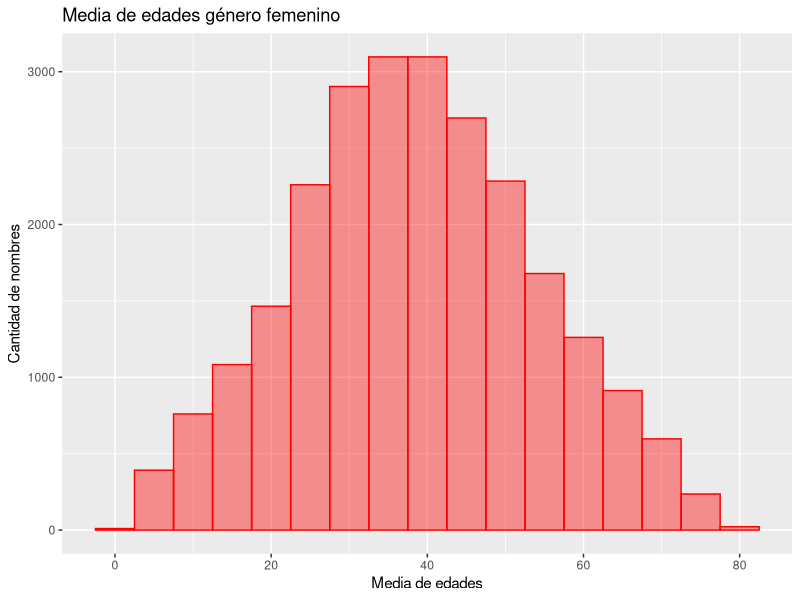
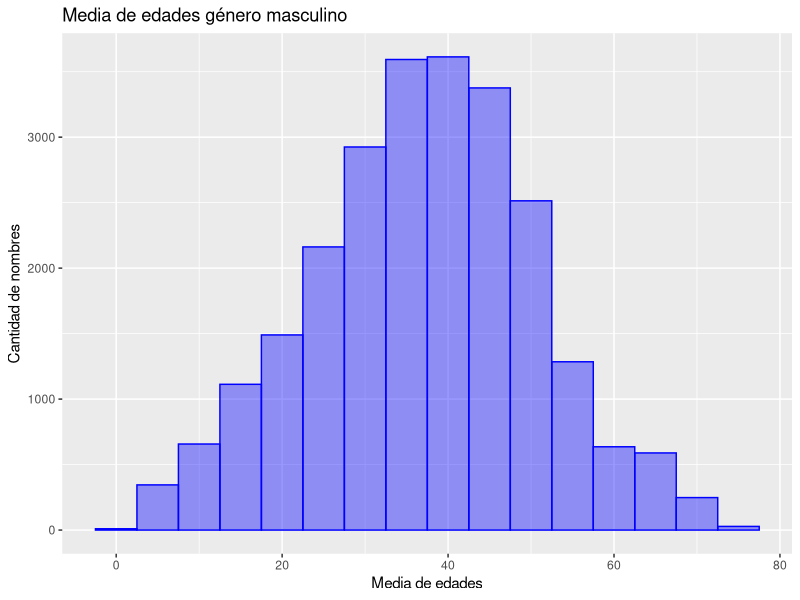

Here is the R script that generated these plots, in order: (Note: this script raises an error after producing the figures.)
## ---- chunk 1
library(ggplot2)
library(reshape2)
female_data <- read.csv('female_names.csv', header = TRUE)
male_data <- read.csv('male_names.csv', header = TRUE)

female_max <- female_data[which.max(female_data$frequency),]
male_max <- male_data[which.max(male_data$frequency),]
## ---- chunk 2
ggplot(data=female_data, aes(female_data$mean_age)) +
  geom_histogram(binwidth = 5, alpha = .4, color = 'red', fill = 'red', position = 'dodge') +
  labs(title='Media de edades género femenino', x='Media de edades', y='Cantidad de nombres')
## ---- chunk 3
ggplot(data=male_data, aes(male_data$mean_age)) +
  geom_histogram(binwidth = 5, alpha = .4, color = 'blue', fill = 'blue', position = 'dodge') +
  labs(title='Media de edades género masculino', x='Media de edades', y='Cantidad de nombres')
## ---- chunk 4
df <- data.frame(range_age = numeric(), female_count = numeric(), male_count = numeric())
for (i in seq_along(l)) {
    female_count = nrow(female_data[female_data$mean_age <= l[i], ]) - nrow(female_data[female_data$mean_age <= l[i-1], ])
    male_count = nrow(male_data[male_data$mean_age <= l[i], ]) - nrow(male_data[male_data$mean_age <= l[i-1], ])

    df <- rbind(df, data.frame(
        range_age = l[i],
        female_count = female_count,
        male_count = male_count))
}
df <- melt(df, id.vars='range_age', value.name='frequency')

ggplot(df, aes(x=range_age, y=frequency, fill=variable)) +
    geom_bar(stat="identity", width=4, position = "dodge") +
    labs(title='Media de edades género masculino', x='Media de edades', y='Cantidad de nombres') +
    scale_fill_manual("Legenda", values = c("female_count" = "red", "male_count" = "blue"), breaks=c("female_count", "male_count"), labels=c('Femenino', 'Masculino'))
